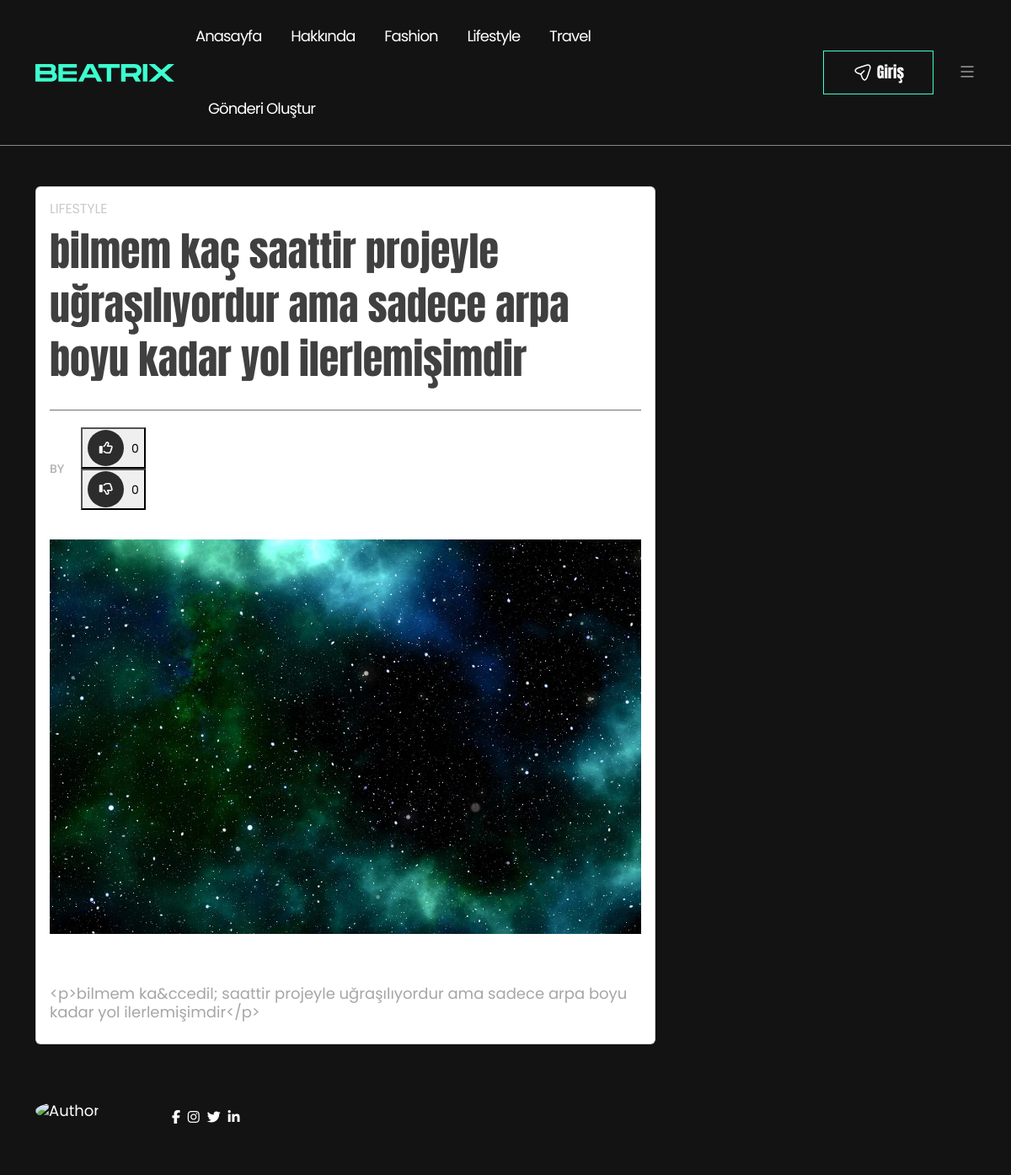
Page /lifestyle/3/ (upper part) on the earlier database version.
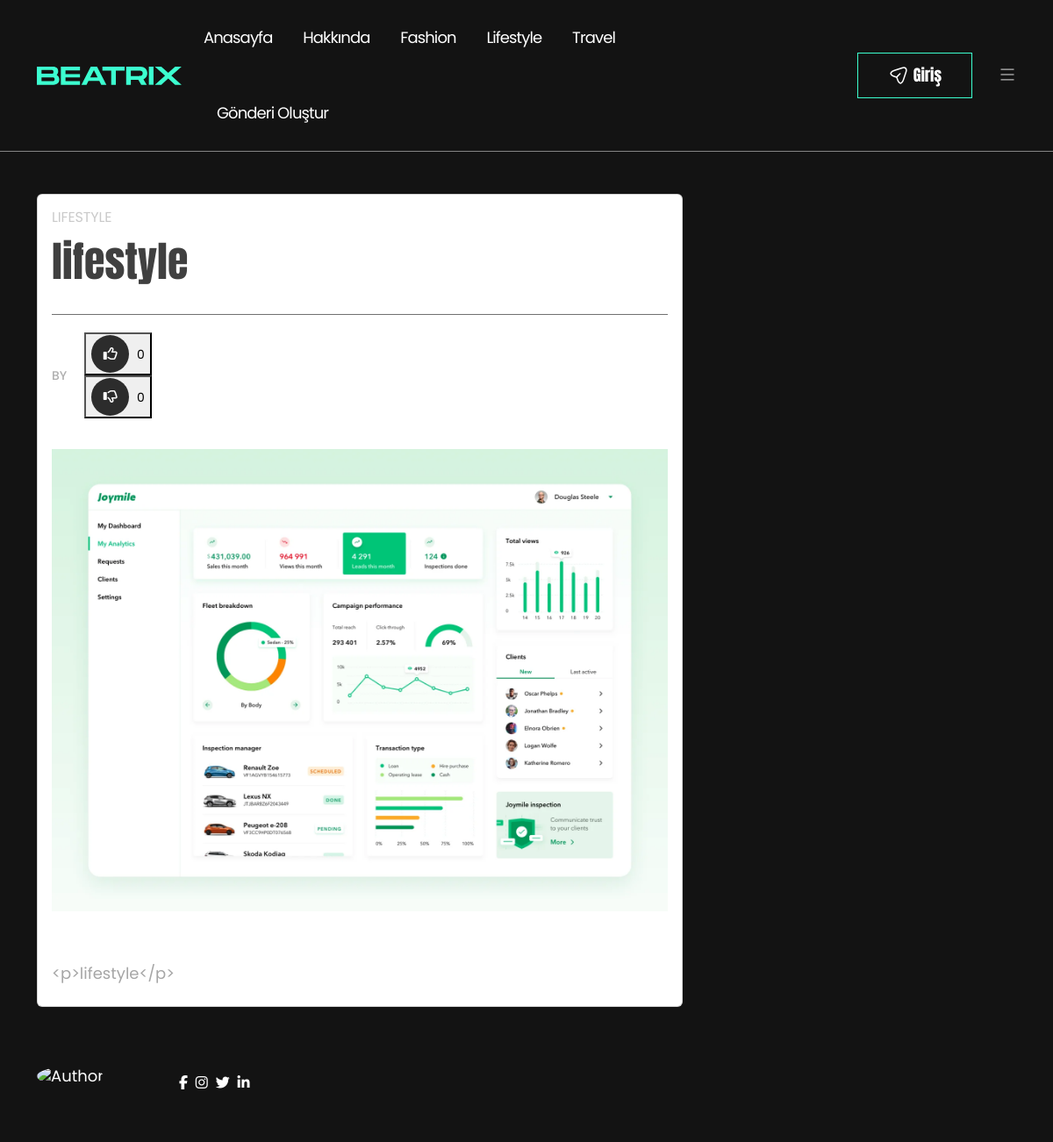
Same page on the later database version.
### Writer/models.py (models this page shows, shortened)
class Post(models.Model):
    title = models.CharField(max_length=200)
    user = models.ForeignKey(User, on_delete=models.CASCADE, null=True, blank=True)
    writer = models.ForeignKey(Writer, verbose_name="Yazar", on_delete=models.CASCADE, related_name='posts', null=True, blank=True)
    category = models.ForeignKey(Category, on_delete=models.CASCADE, null=True, blank=True)
    content = RichTextField()
    is_published = models.BooleanField(default=False)
    live_date = models.DateTimeField(default=timezone.now)
    created_date = models.DateTimeField(auto_now_add=True)
    updated_date = models.DateTimeField(auto_now=True)
    image = models.ImageField(upload_to='images/', null=True, blank=True)
    is_delete = models.BooleanField(verbose_name=('Silindi?'), default=False)
    delete_date = models.DateTimeField(verbose_name=('Silinme Tarihi'), blank=True, null=True)

class Category(models.Model):
    name = models.CharField(max_length=100)
    slug = models.SlugField(unique=True)

### Main/views.py (the view)
# urls.py: path('lifestyle/<int:id>/', lifestyle_detail, name='lifestyle-detail'),
def lifestyle_detail(request, id):
    post = get_object_or_404(Post, id=id, category__name='Lifestyle')
    return render(request, 'Main/post-single.html', {'post': post})

### Main/templates/Main/post-single.html (shortened to what this page needs)
{% extends 'Main/base.html' %}
{% load static %}
{% block content %}
  <div class="container mt-5">
    <div class="row">
      <div class="col-lg-8">
        <div class="card mb-4">
          <div class="card-body">
            <div class="post-cat-box">
              <a href="javascript:void(0)">{{ post.category.name }}</a>
            </div>
            <h1 style="color:#404040 ;" class="card-title">{{ post.title }}</h1>
            <div class="blog-small-excerpt-box">
            </div>
            <div class="post-bottom-meta-list post-meta-wrapper">
              <div class="post-left-details-meta">
                <div class="post-meta-author-box">
                  By <a href="#">{{ post.author }}</a>
                </div>
              </div>
              <div class="post-meta-social">
                <form method="post" action="{% url 'like' post.id %}" id="like-form">
                  <button type="submit" class="like-button">
                    <i class="fa-regular fa-thumbs-up"></i>
                    <span>{{ post.likes.count }}</span>
                  </button>
                </form>
                <form method="post" action="{% url 'dislike' post.id %}" id="dislike-form">
                  <button type="submit" class="dislike-button">
                    <i class="fa-regular fa-thumbs-down"></i>
                    <span>{{ post.dislikes.count }}</span>
                  </button>
                </form>
              </div>
            </div>
            <div class="post-featured-image">
              <img src="{{ post.image.url }}" alt="Post Image" class="img-fluid" />
            </div>
            <p style="color: #A6A6A6;">{{ post.content }}</p>
          </div>
        </div>
        <div class="author-bio-wrap">
          <div class="author-thumbnail">
            <a href="#"><img src="{{ post.author.image.url }}" alt="Author" class="img-fluid" /></a>
          </div>
          <div class="author-body">
            <div class="social-share-author">
              <a href="#"><i class="fab fa-facebook-f"></i></a>
              <a href="#"><i class="fab fa-instagram"></i></a>
              <a href="#"><i class="fab fa-twitter"></i></a>
              <a href="#"><i class="fab fa-linkedin-in"></i></a>
            </div>
          </div>
        </div>
      </div>
    </div>
  </div>
{% endblock %}

Differences in the rows shown:
changed Post "LIFESTYLE": title "bilmem kaç saattir projeyle uğraşılıyordur ama sadece arpa boyu kadar yol ilerlemişimdir" → "lifestyle"; image: a different picture; content "<p>bilmem ka&ccedil; saattir projeyle uğraşılıyordur ama sadece arpa boyu kadar yol ilerlemişimdir</p>" → "<p>lifestyle</p>"
